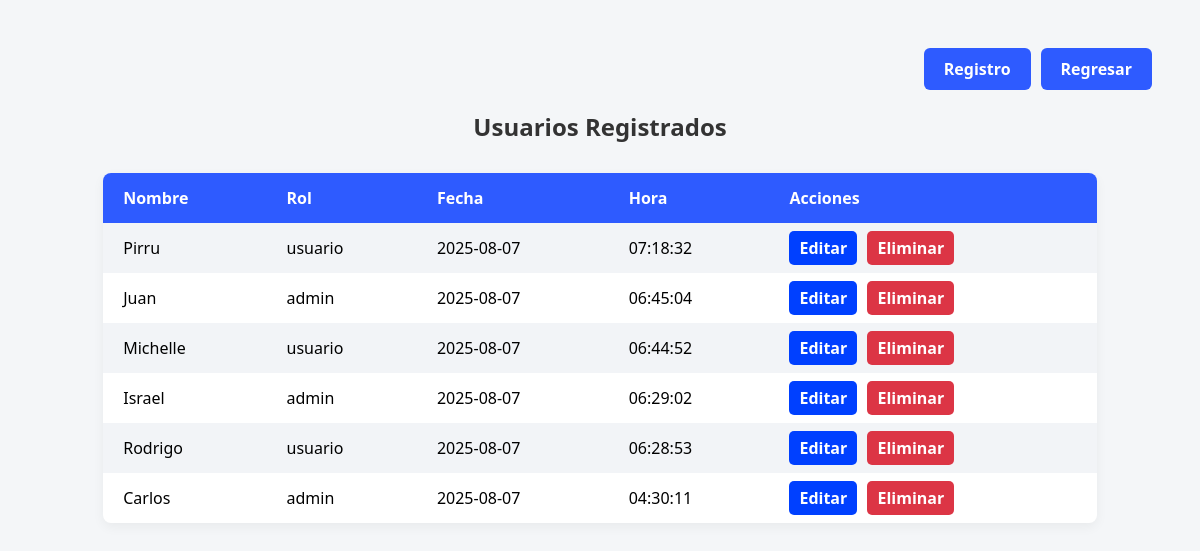
Screenshot of /ver_usuarios.php with the database file from the repository.
### tables this page shows
CREATE TABLE `usuarios3` (
  `id` int(11) NOT NULL,
  `nombre` varchar(100) DEFAULT NULL,
  `password` varchar(255) NOT NULL,
  `rol` enum('admin','usuario') NOT NULL,
  `fecha_registro` datetime DEFAULT current_timestamp()
);

### ver_usuarios.php (the view, shortened to what this page needs)
<?php
$host = "localhost";
$usuario = "root";
$contrasena = "";
$bd = "estadia";
$conn = new mysqli($host, $usuario, $contrasena, $bd);
$sql = "SELECT
            id,
            nombre,
            rol,
            DATE(fecha_registro) AS fecha,
            TIME(fecha_registro) AS hora
        FROM usuarios3
        ORDER BY fecha_registro DESC";
$resultado = $conn->query($sql);
?>
<!DOCTYPE html>
<html lang="es">
<head>
</head>
<body>
    <div class="top-bar">
        <a href="registro2.php" class="btn">Registro</a>
        <a href="ver_responsables.html" class="btn">Regresar</a>
    </div>
    <h2>Usuarios Registrados</h2>
    <?php
    if ($resultado->num_rows > 0) {
        echo "<table>";
        echo "<tr>
                <th>Nombre</th>
                <th>Rol</th>
                <th>Fecha</th>
                <th>Hora</th>
                <th>Acciones</th>
              </tr>";
        while ($fila = $resultado->fetch_assoc()) {
            echo "<tr>";
            echo "<td>" . htmlspecialchars($fila['nombre']) . "</td>";
            echo "<td>" . htmlspecialchars($fila['rol']) . "</td>";
            echo "<td>" . $fila['fecha'] . "</td>";
            echo "<td>" . $fila['hora'] . "</td>";
            echo "<td class='acciones'>
                    <a class='editar' href='editar_usuario.php?id=" . $fila['id'] . "'>Editar</a>
                    <a class='eliminar' data-id='" . $fila['id'] . "' href='#'>Eliminar</a>
                  </td>";
            echo "</tr>";
        }
        echo "</table>";
    } else {
        echo "<p style='text-align:center;'>No hay usuarios registrados.</p>";
    }
    ?>
</body>
</html>

### ver_usuarios.php (style rules this page uses)
body { background-color: #f4f6f8; font-family: 'Segoe UI', Tahoma, Geneva, Verdana, sans-serif; padding: 40px; }
h2 { text-align: center; margin-bottom: 30px; color: #333; }
table { width: 90%; margin: 0 auto; border-collapse: collapse; background-color: #ffffff; box-shadow: 0 4px 12px rgba(0, 0, 0, 0.05); border-radius: 8px; overflow: hidden; }
th, td { padding: 14px 20px; text-align: left; }
th { background-color: #2e5bff; color: white; }
tr:nth-child(even) { background-color: #f2f4f7; }
.acciones a { text-decoration: none; padding: 6px 10px; margin-right: 6px; border-radius: 5px; color: white; font-weight: bold; cursor: pointer; }
.editar { background-color: #0040ffff; }
.eliminar { background-color: #dc3545; }
.top-bar { display: flex; justify-content: flex-end; gap: 10px; margin-bottom: 20px; }
.btn { padding: 10px 20px; background-color: #2e5bff; color: white; text-decoration: none; border-radius: 6px; font-weight: bold; transition: background-color 0.3s; }

### rows the page displays
usuarios3: nombre "Pirru", rol "usuario", fecha "2025-08-07", hora "07:18:32"
usuarios3: nombre "Juan", rol "admin", fecha "2025-08-07", hora "06:45:04"
usuarios3: nombre "Michelle", rol "usuario", fecha "2025-08-07", hora "06:44:52"
usuarios3: nombre "Israel", rol "admin", fecha "2025-08-07", hora "06:29:02"
usuarios3: nombre "Rodrigo", rol "usuario", fecha "2025-08-07", hora "06:28:53"
usuarios3: nombre "Carlos", rol "admin", fecha "2025-08-07", hora "04:30:11"
